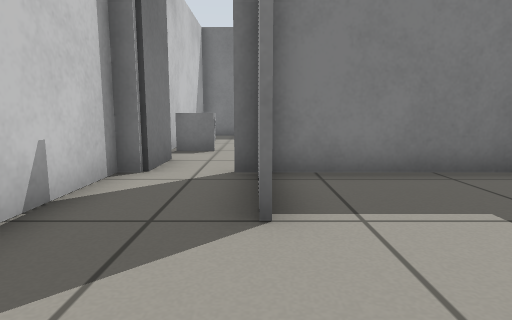
[1] (above)

16 first-person views from a walk through a robot-simulator world made for Gazebo. The camera is 0.5 m above the floor, tilts 8° down and sees 75° across. The floor is counted in squares, 0.5 m on a side. Each view is taken from the middle of a square. On the plan, view 1 faces up. The plan holds only what a view shows up to about 12 squares ahead; the rest is blank. Robots are left out. Surface patterns are stand-ins for the level's own textures.

[2]
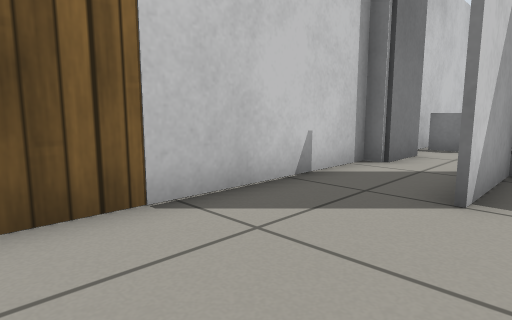

[3]
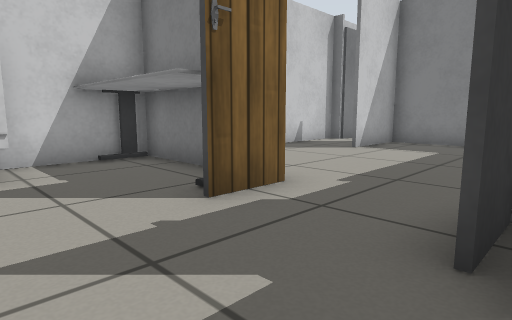

[4]
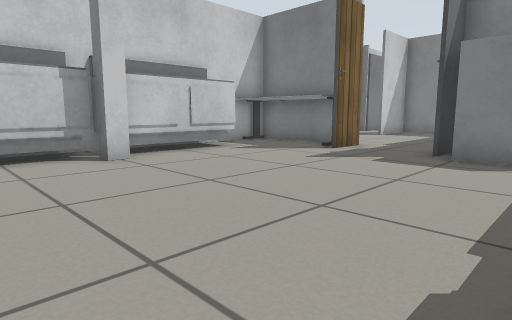

[5]
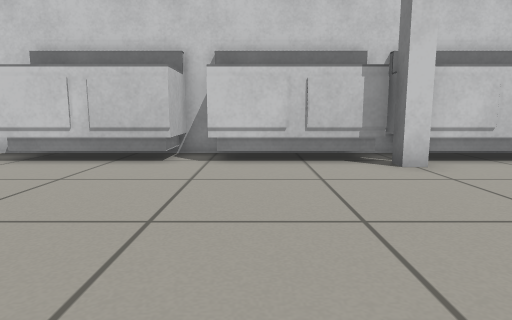

[6]
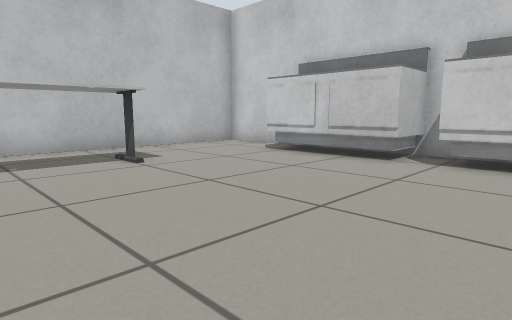

[7]
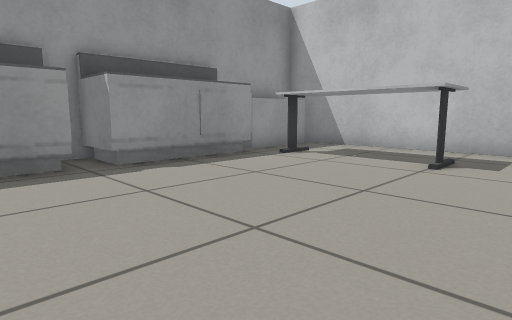

[8]
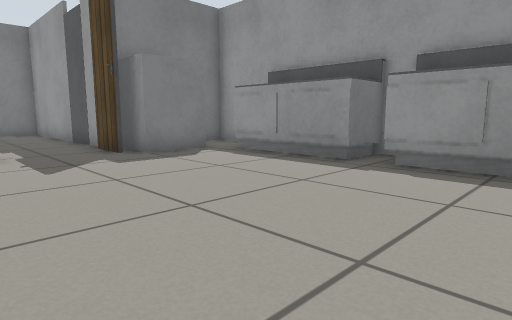

[9]
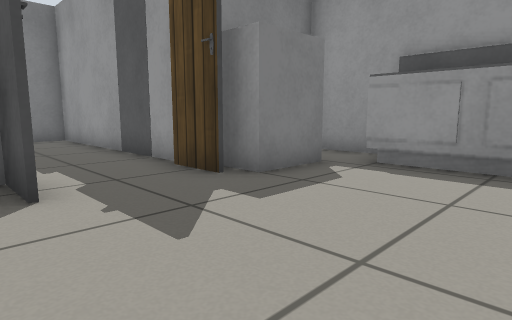

[10]
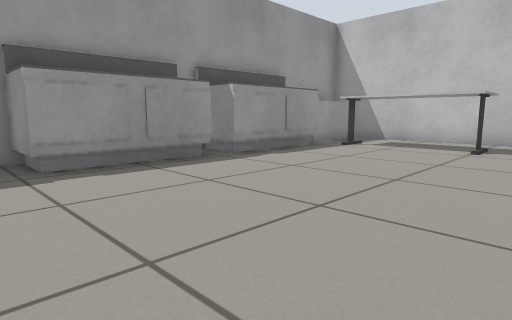

[11]
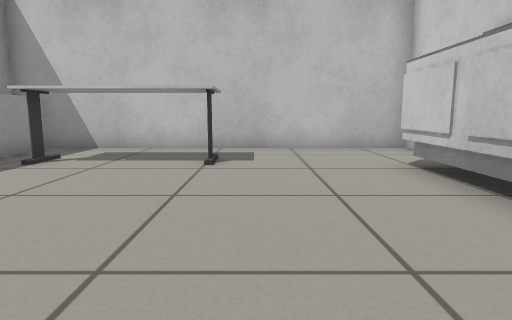

[12]
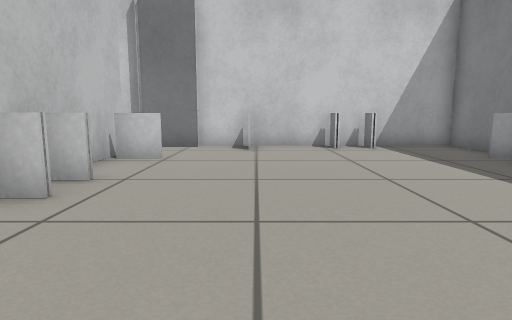

[13]
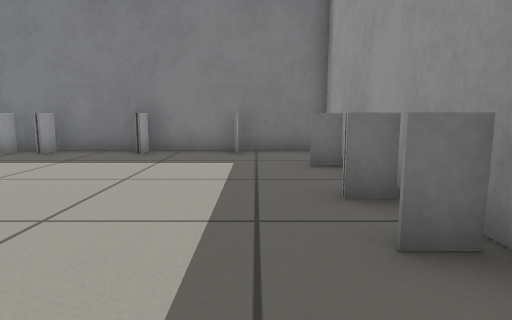

[14]
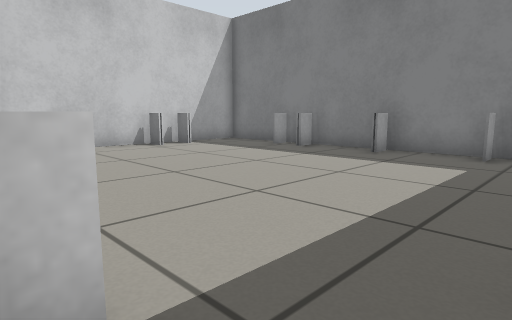

[15]
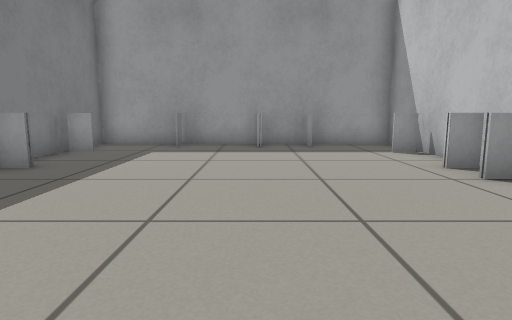

[16]
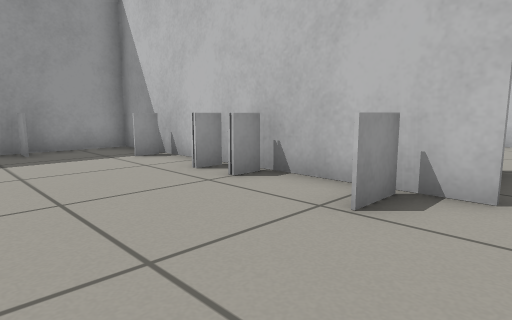

### Floor plan
Points are (right, up) in squares from view 1. A wall is a line through its corners. A room is listed if a view was taken in it or the views show most of it. See-through windows are left out.
Room 1 (view 1)
walls: (0, 3.4) (0, 5.5); (-1.8, 6.5) (-1.8, 5.6) (-2.3, 5.6) (-2.3, -0.6)
low walls: (0.6, 5.9) (0.6, 7)
ways out: opening at (0, 0.5) to room 2; opening at (-1, 6) to room 3
Room 2 (views 2, 3, 4, 5, 6, 7, 8, 9, 10, 11)
walls: (-0.1, -8.8) (-0.1, -9.3) (-0.9, -9.3); (7.3, -9.2) (9, -9.2); (-2.3, -10) (-2.3, -20.6) (8.9, -20.6) (8.9, -3); (4.5, -3.8) (4.5, -2.2); (8.7, -8.5) (8.7, -4.8); (9, -8.4) (7.3, -8.4); (7.3, -13.5) (8.9, -13.5); (6.9, -4.1) (5, -4.1) (5, -2.6); (1.9, -2.2) (1.9, -3.8); (8.7, -12.9) (8.7, -9.1); (4.7, -2) (4.7, 5.6) (-0.4, 5.6); (0.2, 5.6) (0.2, 3)
low walls: (-0.8, -9.3) (-0.8, -13); (-0.9, -9.3) (-0.9, -12.9); (7.3, -8.4) (7.3, -4.8); (-0.9, -5.2) (-0.9, -8.5); (-0.8, -5.1) (-0.8, -8.6); (7.3, -12.9) (7.3, -9.4) (8.4, -9.4); (-0.8, -13.7) (-0.8, -17.4); (-0.9, -13.7) (-0.9, -17.2); (1.5, -3) (1.5, -3.7) (-2.4, -3.7); (7.3, -17.1) (7.3, -13.5); (3, -18.4) (3, -17.3); (2.8, -18.9) (2.8, -17.3) (6.6, -17.3); (7.7, -20.1) (7.7, -17.6)
ways out: opening at (0, 0.5) to room 1
Room 3 (views 12, 13, 14, 15, 16)
walls: (-1.8, 7.4) (-1.8, 6.5); (-0.4, 5.7) (8.9, 5.7) (8.9, 15) (-2.3, 15) (-2.3, 7.1)
low walls: (4.2, 6.6) (4.2, 6); (0.7, 7) (0.7, 5.9); (-1, 8.8) (-2.1, 8.8); (4, 14.1) (4, 14.8); (-1.4, 11.2) (-2.1, 11.2); (6.5, 6.6) (6.5, 6.1); (1.9, 14.9) (1.9, 14.1); (4.2, 14.9) (4.2, 14.1); (8, 8.4) (8.8, 8.4); (6.5, 14.1) (6.5, 14.9) (6.5, 14.1); (0.7, 14.9) (0.7, 14.1); (8.8, 9.8) (8, 9.8); (8.8, 8.3) (8, 8.3); (8.8, 12.4) (8, 12.4)
ways out: opening at (-1, 6) to room 1

Positions as (right, up) in squares from view 1, and headings:
1: (0, 0), facing up
2: (1, -1), facing up-left
3: (5, -6), facing up-left
4: (7, -12), facing up-left
5: (6, -12), facing left
6: (6, -11), facing down-left
7: (1, -11), facing down-right
8: (1, -12), facing up-right
9: (1, -8), facing up-right
10: (1, -8), facing down-right
11: (2, -11), facing down
12: (8, 9), facing left
13: (7, 6), facing up
14: (8, 6), facing up-left
15: (-2, 10), facing right
16: (-1, 10), facing down-right
